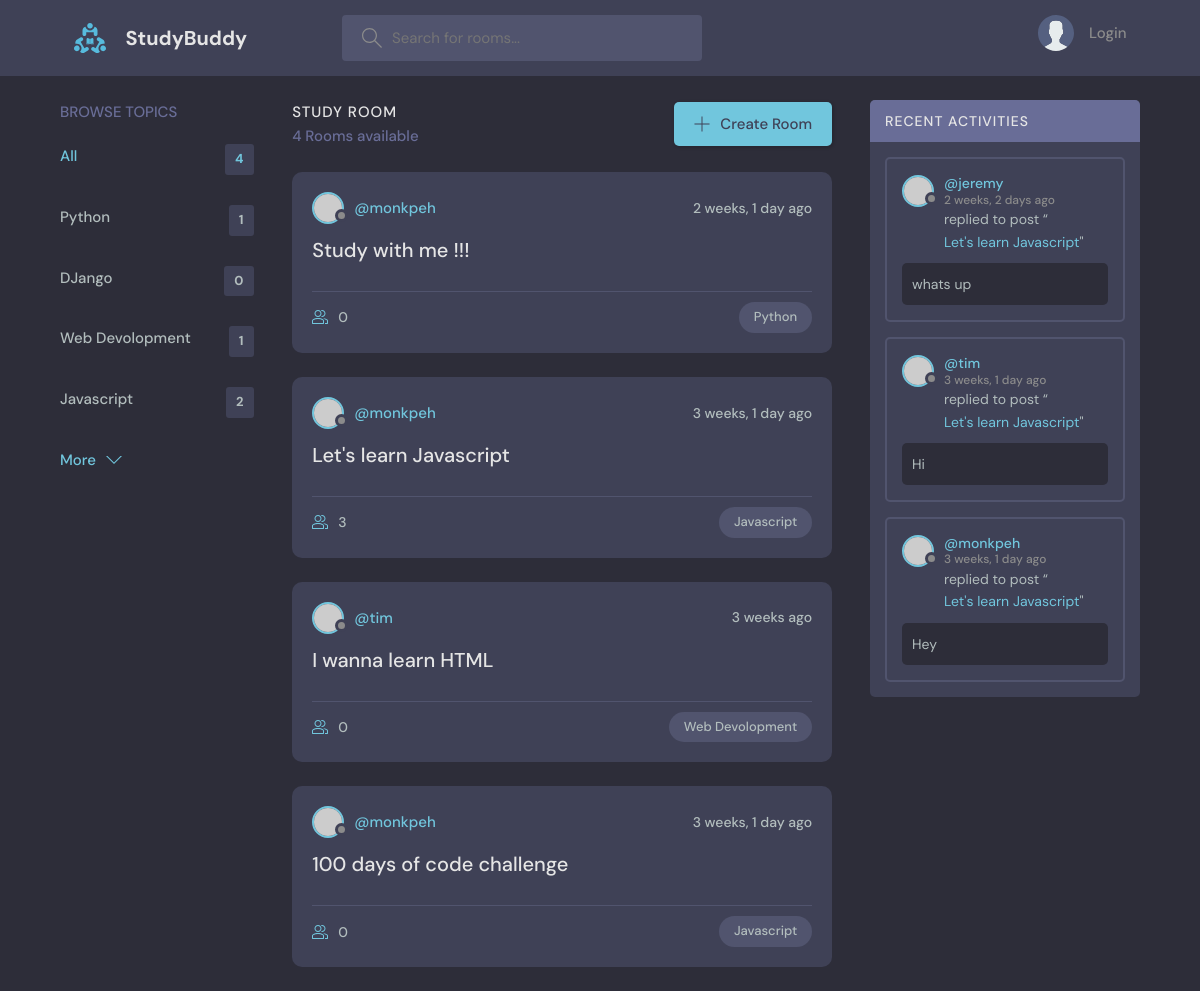
Before: / with the older database file.
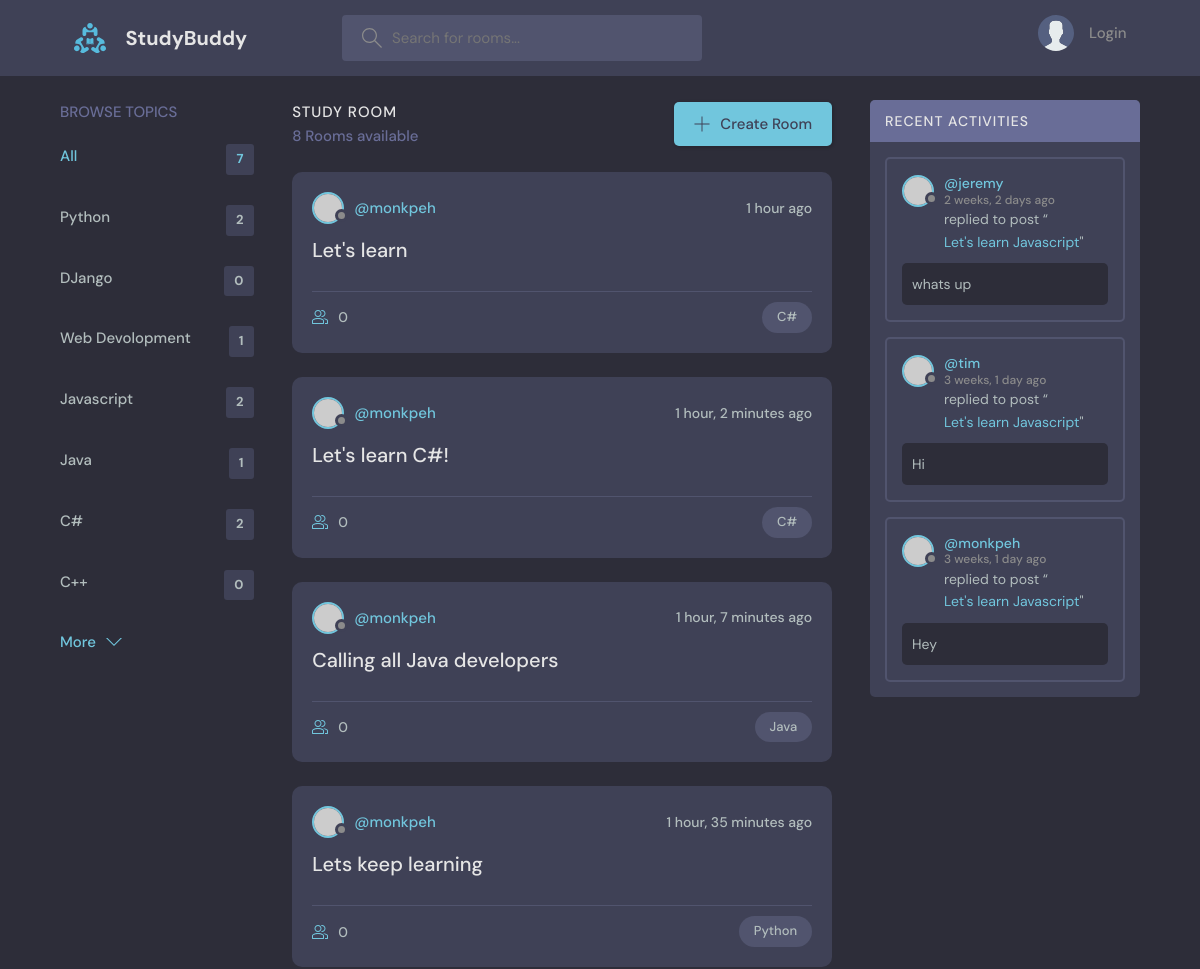
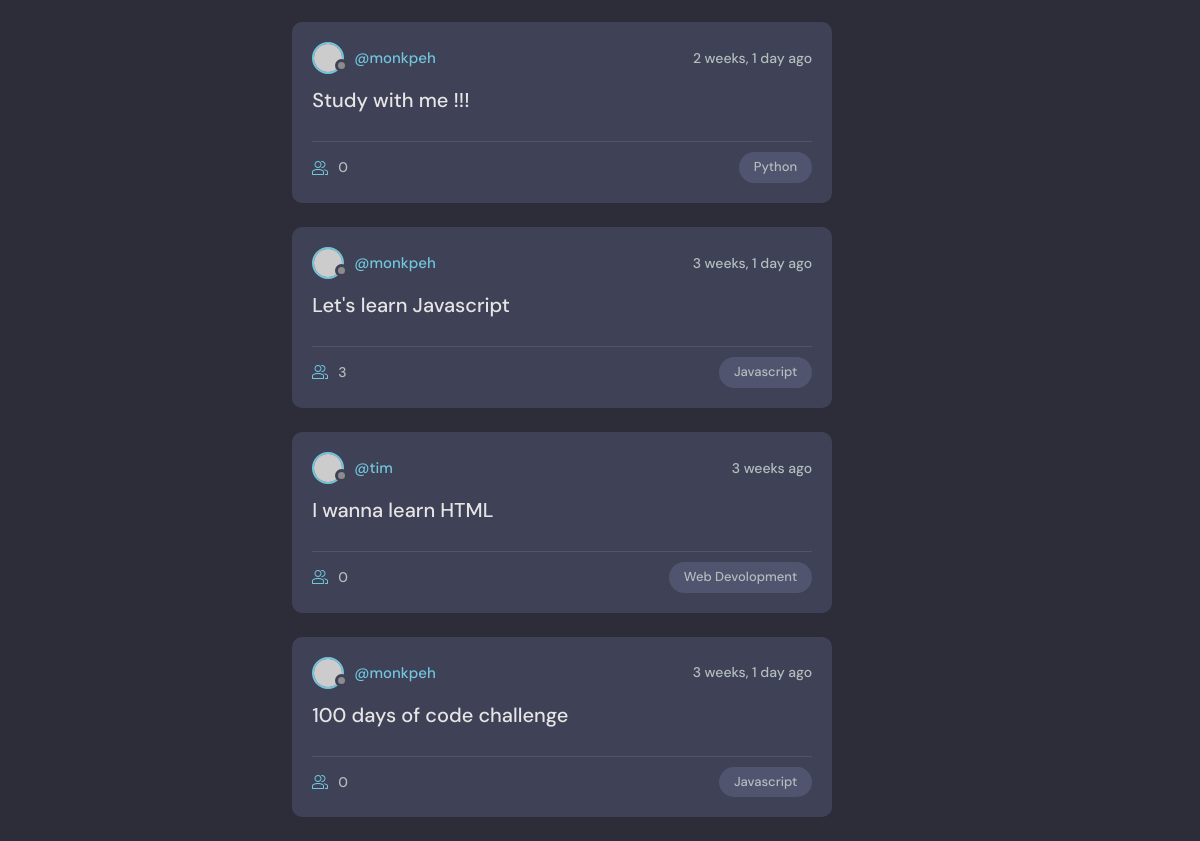
After: the same page with the newer database file (2 pictures, top to bottom).
### base/models.py (models this page shows, shortened)
class Topic(models.Model):
    name = models.CharField(max_length=200)

class Room(models.Model):
    host = models.ForeignKey(User, on_delete=models.SET_NULL, null=True)
    topic = models.ForeignKey(Topic, on_delete=models.SET_NULL, null=True)
    name = models.CharField(max_length=200)
    description = models.TextField(null=True, blank=True)
    participants = models.ManyToManyField(
        User, related_name='participants', blank=True)
    updated = models.DateTimeField(auto_now=True)
    created = models.DateTimeField(auto_now_add=True)
    class Meta:
        ordering = ['-updated', '-created']

class Message(models.Model):
    user = models.ForeignKey(User, on_delete=models.CASCADE)
    room = models.ForeignKey(Room, on_delete=models.CASCADE)
    body = models.TextField()
    updated = models.DateTimeField(auto_now=True)
    created = models.DateTimeField(auto_now_add=True)
    class Meta:
        ordering = ['-updated', '-created']

### base/views.py (the view)
# urls.py: path('', views.home, name='home'),
def home(request):
    q = request.GET.get('q') if request.GET.get('q') != None else ''
    rooms = Room.objects.filter(
       Q(topic__name__icontains = q) |
       Q(name__icontains = q) |
       Q(description__icontains = q)
       )
    topics = Topic.objects.all()
    room_count = rooms.count()
    room_messages = Message.objects.filter(Q(room__topic__name__icontains = q))
    context = {'rooms':rooms,'topics':topics, 'room_count':room_count,
               'room_messages':room_messages}
    return render(request, 'base/home.html', context)

### base/templates/base/home.html (shortened to what this page needs)
{% extends 'main.html' %}
{% block content %}
    <main class="layout layout--3">
      <div class="container">
        {% include 'base/topics_components.html' %}
        <div class="roomList">
          <div class="roomList__header">
            <div>
              <h2>Study Room</h2>
              <p>{{room_count}} Rooms available</p>
            </div>
            <a class="btn btn--main" href="{% url 'create-room' %}">
              <svg version="1.1" xmlns="http://www.w3.org/2000/svg" width="32" height="32" viewBox="0 0 32 32">
                <title>add</title><path
                  d="M16.943 0.943h-1.885v14.115h-14.115v1.885h14.115v14.115h1.885v-14.115h14.115v-1.885h-14.115v-14.115z"
                ></path>
              </svg>
              Create Room
            </a>
          </div>
          {% include 'base/feed_components.html' %}
        </div>
         {% include 'base/activity_components.html' %}
      </div>
    </main>
    {% endblock content %}

### base/templates/base/topics_components.html
<div class="topics">
    <div class="topics__header">
      <h2>Browse Topics</h2>
    </div>
    <ul class="topics__list">
      <li>
        <a href="{% url 'home' %}" class="active">All <span>{{topics.count}}</span></a>
      </li>
      {% for topic in topics %}
      <li>
        <a href="{% url 'home' %}?q={{topic.name}}">{{topic.name}}<span>{{topic.room_set.all.count}}</span></a>
      </li>
      {%endfor%}
    </ul>
    <a class="btn btn--link" href="topics.html">
      More
      <svg version="1.1" xmlns="http://www.w3.org/2000/svg" width="32" height="32" viewBox="0 0 32 32">
        <title>chevron-down</title>
        <path d="M16 21l-13-13h-3l16 16 16-16h-3l-13 13z"></path>
      </svg>
    </a>
  </div>

### base/templates/base/feed_components.html (shortened to what this page needs)
{% for room in rooms %}
<div class="roomListRoom">
    <div class="roomListRoom__header">
      <a href="{% url 'user-profile' room.host.id %}" class="roomListRoom__author">
        <div class="avatar avatar--small">
          <img src="https://randomuser.me/api/portraits/women/11.jpg" />
        </div>
        <span>@{{room.host.username}}</span>
      </a>
      <div class="roomListRoom__actions">
        <span>{{room.created | timesince}} ago</span>
      </div>
    </div>
    <div class="roomListRoom__content">
      <a href="{% url 'room' room.id %}">{{room.name}}</a>
    </div>
    <div class="roomListRoom__meta">
      <a href="{% url 'room' room.id %}" class="roomListRoom__joined">
        {{room.participants.all.count}}
      </a>
      <p class="roomListRoom__topic">{{room.topic.name}}</p>
    </div>
</div>
{% endfor %}

### base/templates/base/activity_components.html (shortened to what this page needs)
<div class="activities">
    <div class="activities__header">
      <h2>Recent Activities</h2>
    </div>
    {% for message in room_messages %}
    <div class="activities__box">
      <div class="activities__boxHeader roomListRoom__header">
        <a href="{% url 'user-profile' message.user.id %}" class="roomListRoom__author">
          <div class="avatar avatar--small">
            <img src="https://randomuser.me/api/portraits/women/11.jpg" />
          </div>
          <p>
            @{{message.user}}
            <span>{{message.created|timesince}} ago</span>
          </p>
        </a>
      </div>
      <div class="activities__boxContent">
        <p>replied to post “<a href="{% url 'room' message.room.id %}">{{message.room.name}}</a>"</p>
        <div class="activities__boxRoomContent">
            {{message.body}}
        </div>
      </div>
    </div>
    {% endfor %}
  </div>

Changed rows visible on the page:
computed for Topic "Python": room_set.all.count "1" → "2"
added Topic: name "Java", room_set.all.count "1"
added Topic: name "C#", room_set.all.count "2"
added Topic: name "C++", room_set.all.count "0"
added Room: host.username "monkpeh", created "1 hour", name "Let's learn", participants.all.count "0", topic.name "C#"
added Room: host.username "monkpeh", created "1 hour, 2 minutes", name "Let's learn C#!", participants.all.count "0", topic.name "C#"
added Room: host.username "monkpeh", created "1 hour, 7 minutes", name "Calling all Java developers", participants.all.count "0", topic.name "Java"
added Room: host.username "monkpeh", created "1 hour, 35 minutes", name "Lets keep learning", participants.all.count "0", topic.name "Python"
Other visible differences:
{{ topics.count }}: "4" → "7"
{{ room_count }}: "4" → "8"
